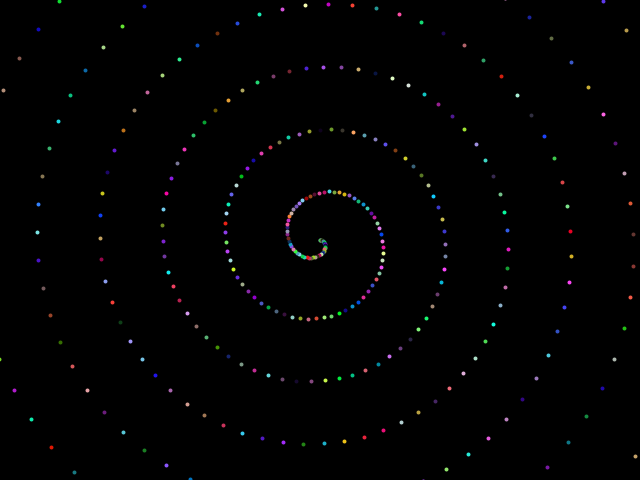
Frame 1 (no input)
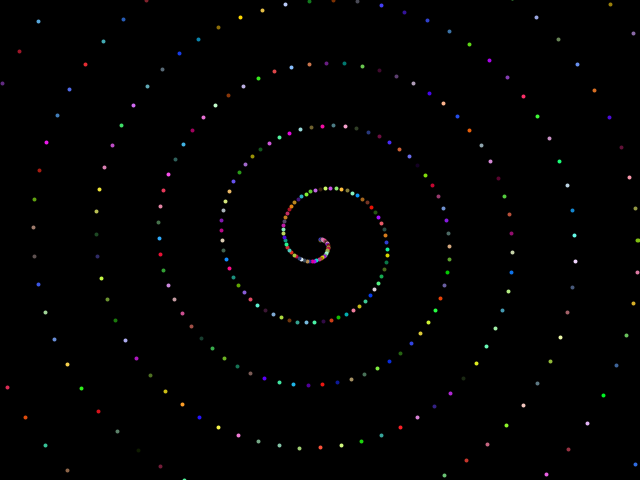
Frame 60 (the mouse pressed at the canvas centre just before this capture)
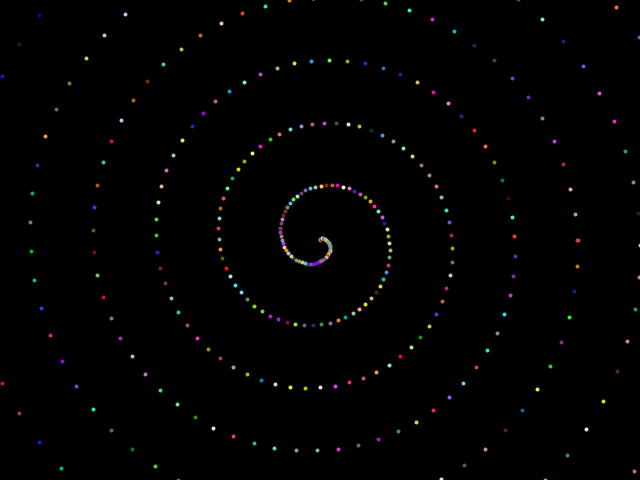
Frame 120 (the mouse held since frame 60 and released just before this capture)

The Processing sketch that drew these frames (run headless with seeded random() and noise(); from frame 60 on, the mouse is pressed at the canvas centre):

// Processing sketch: trigonometri_4
// ── trigonometri_4.pde
int frame = 0;

void setup ()
{
  size (640, 480);
  frameRate (20);
  smooth();
}

void draw ()
{
  background (0, 0, 0);
  
  
  strokeWeight(4);
  noFill();
  
  for (int i = 0; i < width; i++) 
  {
    stroke ((random(0, 255)), (random(0, 255)), (random(0, 255)));
    point (width / 2 + cos((frame + i) * 0.10) * i, height / 2 + sin((frame + i) * 0.10) * i);
    
  }
  frame++;
}
